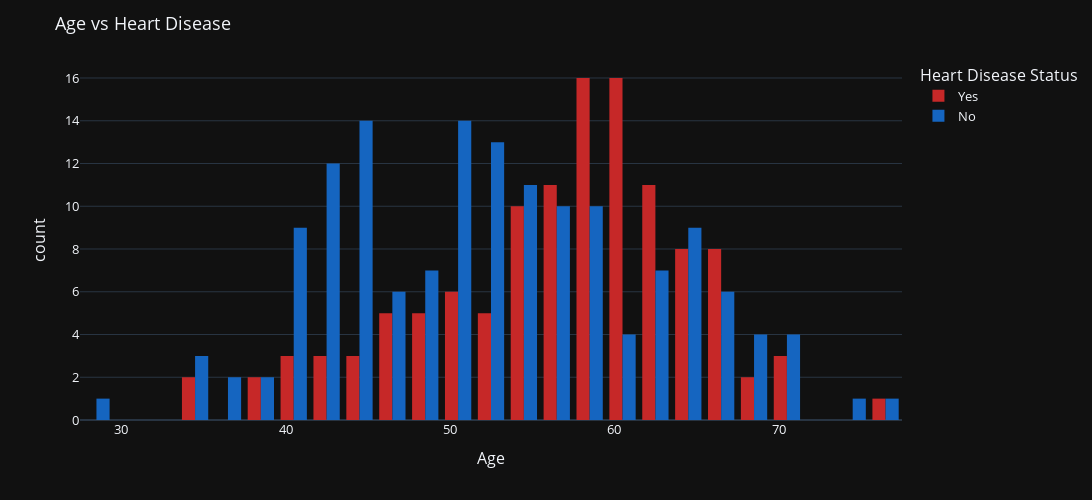

The notebook cell this image was saved under:
### Markdown cell above
### Age

### Code cell
histplot("Age", width=1200, text_auto=False)

### Figure 1 — Plotly figure (JSON) as saved in the notebook; plotly's stock layout.template omitted (floating-point values rounded to 4 significant figures; data arrays with more than 128 entries replaced by an {"elided": "..."} marker saying what was removed)
{"data": [{"alignmentgroup": "True", "bingroup": "x", "hovertemplate": "Heart Disease=1<br>Age=%{x}<br>count=%{y}<extra></extra>", "legendgroup": "1", "marker": {"color": "#C62828", "pattern": {"shape": ""}}, "name": "Yes", "nbinsx": 40, "offsetgroup": "1", "orientation": "v", "showlegend": true, "type": "histogram", "x": [70, 57, 56, 59, 60, 63, 61, 46, 53, 67, 58, 57, 59, 50, 48, 61, 59, 40, 59, 49, 44, 66, 65, 42, 61, 62, 62, 51, 57, 58, 47, 61, 45, 58, 35, 58, 50, 61, 54, 54, 52, 47, 58, 67, 57, 63, 48, 60, 59, 55, 60, 46, 56, 56, 49, 54, 57, 62, 60, 63, 66, 64, 56, 64, 50, 54, 53, 52, 40, 58, 55, 66, 38, 62, 58, 65, 69, 67, 62, 51, 46, 67, 56, 41, 56, 70, 70, 35, 77, 58, 60, 51, 55, 64, 59, 58, 54, 65, 63, 60, 43, 61, 39, 52, 62, 43, 68, 62, 60, 65, 60, 60, 54, 44, 55, 64, 60, 58, 48, 67], "xaxis": "x", "yaxis": "y"}, {"alignmentgroup": "True", "bingroup": "x", "hovertemplate": "Heart Disease=0<br>Age=%{x}<br>count=%{y}<extra></extra>", "legendgroup": "0", "marker": {"color": "#1565C0", "pattern": {"shape": ""}}, "name": "No", "nbinsx": 40, "offsetgroup": "0", "orientation": "v", "showlegend": true, "type": "histogram", "x": {"elided": "150 int values"}, "xaxis": "x", "yaxis": "y"}], "layout": {"barmode": "group", "font": {"size": 13}, "height": 500, "legend": {"title": {"text": "Heart Disease Status"}, "tracegroupgap": 0}, "margin": {"t": 60}, "title": {"text": "Age vs Heart Disease"}, "width": 1200, "xaxis": {"anchor": "y", "domain": [0, 1], "title": {"text": "Age"}}, "yaxis": {"anchor": "x", "domain": [0, 1], "title": {"text": "count"}}}}
